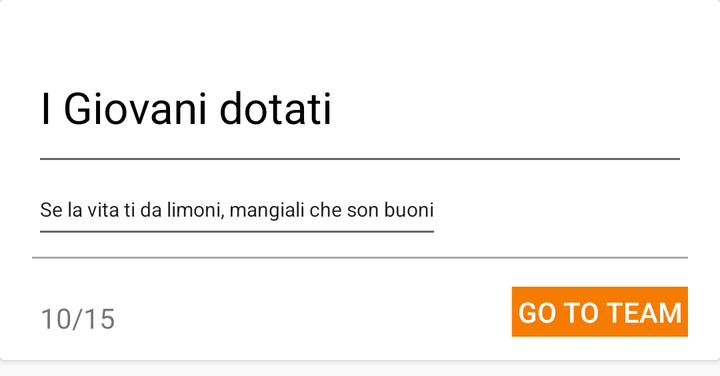
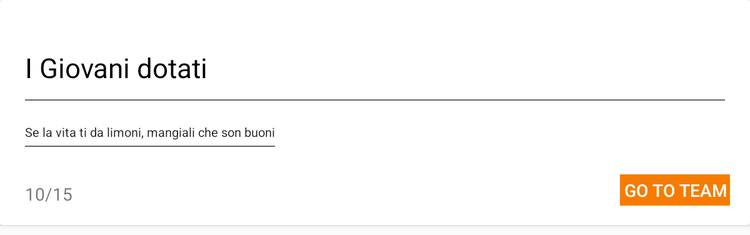

The same Android screen from two of the app's own layout files: first res/layout/ as a phone draws it, then the repository's variant for another configuration, drawn on a device whose configuration selects that folder. Both files follow.
<!-- AndroidManifest.xml: activity theme AppTheme -->
<!-- res/layout/single_team.xml -->
<?xml version="1.0" encoding="utf-8"?>
    <android.support.v7.widget.CardView
        xmlns:android="http://schemas.android.com/apk/res/android"
        android:layout_width="match_parent"
        android:layout_height="180dp"
        android:padding="32dp"
        android:layout_marginBottom="8dp"
        android:id="@+id/cvteam"
        android:layout_gravity="center_horizontal"
        >

        <LinearLayout
            android:layout_width="match_parent"
            android:layout_height="match_parent"
            android:orientation="horizontal">


            <RelativeLayout
                android:layout_width="wrap_content"
                android:layout_height="match_parent"
                >


                <ImageView
                    android:layout_width="wrap_content"
                    android:layout_height="match_parent"
                    android:src="@drawable/she"
                    android:adjustViewBounds="true"/>


            </RelativeLayout>



            <LinearLayout
                android:paddingTop="16dp"
                android:paddingLeft="16dp"
                android:paddingRight="16dp"

                android:layout_width="match_parent"
                android:layout_height="match_parent"
                android:orientation="vertical">


                <EditText
                    android:id="@+id/team_name"
                    android:layout_width="match_parent"
                    android:layout_height="wrap_content"
                    android:text="I Giovani dotati"
                    android:maxLines="2"
                    android:lines="2"
                    android:textColor="@android:color/black"
                    android:textSize="22dp"/>

                <EditText
                    android:id="@+id/slogan"
                    android:paddingTop="4dp"
                    android:layout_width="wrap_content"
                    android:layout_height="wrap_content"
                    android:maxLines="2"
                    android:lines="2"
                    android:text="Se la vita ti da limoni, mangiali che son buoni"
                    android:textSize="10dp"/>

                <LinearLayout
                    android:layout_width="match_parent"
                    android:layout_height="wrap_content"
                    android:orientation="vertical">

                    <View
                        android:layout_width="match_parent"
                        android:layout_height="1dp"
                        android:background="@android:color/darker_gray"
                        android:layout_marginTop="4dp"/>

                    <LinearLayout
                        android:layout_width="match_parent"
                        android:layout_height="match_parent"
                        android:orientation="horizontal">

                        <LinearLayout
                            android:layout_marginTop="20dp"
                            android:layout_width="wrap_content"
                            android:layout_height="wrap_content"
                            android:orientation="horizontal">


                            <ImageView
                                android:layout_gravity="center_vertical"
                                android:alpha="0.3"
                                android:layout_width="wrap_content"
                                android:layout_height="wrap_content"
                                android:src="@drawable/ic_group_black_24dp"/>

                            <TextView
                                android:layout_marginLeft="4dp"
                                android:layout_gravity="center_vertical"
                                android:layout_width="wrap_content"
                                android:layout_height="wrap_content"
                                android:text="10/"/>
                            <TextView
                                android:layout_gravity="center_vertical"
                                android:layout_width="wrap_content"
                                android:layout_height="wrap_content"
                                android:text="15"/>


                        </LinearLayout>

                        <LinearLayout
                            android:layout_gravity="bottom"
                            android:layout_width="match_parent"
                            android:layout_height="wrap_content"
                            android:orientation="vertical">

                            <Button
                                android:id="@+id/goToTeam"
                                android:layout_width="wrap_content"
                                android:layout_height="25dp"
                                android:text="go to team"
                                android:background="@drawable/button_style"
                                android:textColor="#ffffff"
                                android:layout_gravity="bottom|right"
                                android:onClick="goToSingleTeam"/>

                        </LinearLayout>

                    </LinearLayout>

                </LinearLayout>

            </LinearLayout>



        </LinearLayout>


    </android.support.v7.widget.CardView>
<!-- resources referenced by this layout -->
<resources>
  <!-- drawable button_style (drawable-xhdpi) -->
  <?xml version="1.0" encoding="utf-8"?>
  <selector xmlns:android="http://schemas.android.com/apk/res/android">
  
  <item
      android:state_enabled="false"
      android:drawable="@android:color/holo_red_light"
      />
  
  <item
      android:state_pressed="true"
      android:state_enabled="true"
      android:drawable="@color/colorAccent"
      />
  
  <item
      android:state_focused="true"
      android:state_enabled="true"
      android:drawable="@color/colorA700"
      />
  
  <item
      android:state_enabled="true"
      android:drawable="@color/colorPrimaryDark"
      />
  </selector>
  <!-- from res/values-v21/ -->
  <style name="AppTheme" parent="Theme.AppCompat.Light.NoActionBar">
  
          
          <item name="colorPrimary">@color/colorPrimary</item>
          <item name="colorPrimaryDark">@color/colorPrimaryDark</item>
          <item name="colorAccent">@color/colorAccent</item>
  
          <item name="android:colorPrimary">@color/colorPrimary</item>
          <item name="android:colorPrimaryDark">@color/colorPrimaryDark</item>
          <item name="android:colorAccent">@color/colorAccent</item>
          <item name="android:navigationBarColor">@color/colorPrimaryDark</item>
          <item name="android:statusBarColor">@color/colorPrimaryDark</item>
  
          <item name="android:windowNoTitle">true</item>
          <item name="android:windowActionBar">false</item>
  
      </style>
  <color name="colorAccent">#29B6F6</color>
  <color name="colorA700">#FF6D00</color>
  <color name="colorPrimaryDark">#f57c00</color>
  <color name="colorPrimary">#ff9800</color>
</resources>
<!-- res/layout-sw480dp/single_team.xml (the repository's variant of the layout above) -->
<!-- drawn on a 7-inch tablet held upright -->
<?xml version="1.0" encoding="utf-8"?>
    <android.support.v7.widget.CardView
        xmlns:android="http://schemas.android.com/apk/res/android"
        android:layout_width="match_parent"
        android:layout_height="180dp"
        android:padding="32dp"
        android:layout_marginBottom="8dp"
        android:id="@+id/cvteam"
        android:layout_gravity="center_horizontal"
        >

        <LinearLayout
            android:layout_width="match_parent"
            android:layout_height="match_parent"
            android:orientation="horizontal">


            <RelativeLayout
                android:layout_width="wrap_content"
                android:layout_height="match_parent"
                >


                <ImageView
                    android:layout_width="wrap_content"
                    android:layout_height="match_parent"
                    android:src="@drawable/she"
                    android:adjustViewBounds="true"/>


            </RelativeLayout>



            <LinearLayout
                android:paddingTop="16dp"
                android:paddingLeft="16dp"
                android:paddingRight="16dp"

                android:layout_width="match_parent"
                android:layout_height="match_parent"
                android:orientation="vertical">


                <EditText
                    android:id="@+id/team_name"
                    android:layout_width="match_parent"
                    android:layout_height="wrap_content"
                    android:text="I Giovani dotati"
                    android:maxLines="2"
                    android:lines="2"
                    android:textColor="@android:color/black"
                    android:textSize="22dp"/>

                <EditText
                    android:id="@+id/slogan"
                    android:paddingTop="4dp"
                    android:layout_width="wrap_content"
                    android:layout_height="wrap_content"
                    android:maxLines="2"
                    android:lines="2"
                    android:text="Se la vita ti da limoni, mangiali che son buoni"
                    android:textSize="10dp"/>

                <LinearLayout
                    android:layout_width="match_parent"
                    android:layout_height="wrap_content"
                    android:orientation="vertical">


                    <LinearLayout
                        android:layout_width="match_parent"
                        android:layout_height="match_parent"
                        android:orientation="horizontal">

                        <LinearLayout
                            android:layout_marginTop="20dp"
                            android:layout_width="wrap_content"
                            android:layout_height="wrap_content"
                            android:orientation="horizontal">


                            <ImageView
                                android:layout_gravity="center_vertical"
                                android:alpha="0.3"
                                android:layout_width="wrap_content"
                                android:layout_height="wrap_content"
                                android:src="@drawable/ic_group_black_24dp"/>

                            <TextView
                                android:layout_marginLeft="4dp"
                                android:layout_gravity="center_vertical"
                                android:layout_width="wrap_content"
                                android:layout_height="wrap_content"
                                android:text="10/"/>
                            <TextView
                                android:layout_gravity="center_vertical"
                                android:layout_width="wrap_content"
                                android:layout_height="wrap_content"
                                android:text="15"/>


                        </LinearLayout>

                        <LinearLayout
                            android:layout_gravity="bottom"
                            android:layout_width="match_parent"
                            android:layout_height="wrap_content"
                            android:orientation="vertical">

                            <Button
                                android:id="@+id/goToTeam"
                                android:layout_width="wrap_content"
                                android:layout_height="25dp"
                                android:text="go to team"
                                android:background="@drawable/button_style"
                                android:textColor="#ffffff"
                                android:layout_gravity="bottom|right"
                                android:onClick="goToSingleTeam"/>

                        </LinearLayout>

                    </LinearLayout>

                </LinearLayout>

            </LinearLayout>



        </LinearLayout>


    </android.support.v7.widget.CardView>
